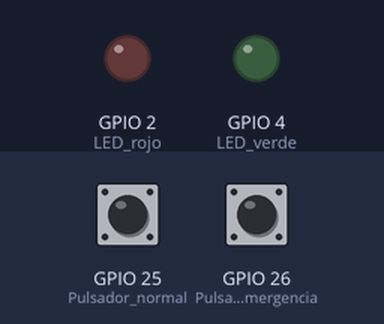
Simulated run of this sketch. Board: ESP32. On the bench: output pins drawn as LEDs (lit = HIGH). Dashed ring = blinking. The test bench sets the inputs (shaded band); at power-on: GPIO 26 (Pulsador_de_emergencia) LOW, GPIO 25 (Pulsador_normal) LOW.

Above: at 1.2 s.
1.3 s: GPIO 26 (Pulsador_de_emergencia) pulled HIGH for 0.15 s
At 1.46 s:
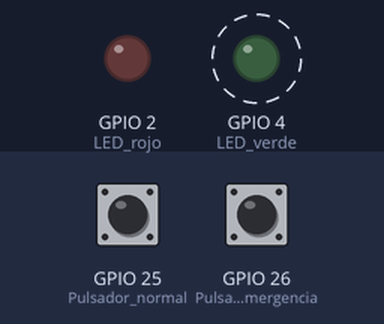
Timing chart, 0 to 10.4 s (numbered marks = the images above; inputs shaded):
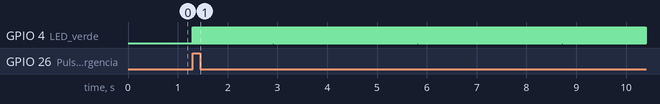

The sketch:

anexo8_c.ino
```cpp
void setup() {
  pinMode(2, OUTPUT); // LED rojo
  pinMode(4, OUTPUT); // LED verde
  pinMode(25, INPUT); // Pulsador normal
  pinMode(26, INPUT); // Pulsador de emergencia
}

void loop() {
  if (digitalRead(25) == HIGH){
    digitalWrite(2, HIGH);
  }
  else {
    digitalWrite(2, LOW);
  }

  if (digitalRead(26) == HIGH){
    while(1){
      digitalWrite(4, HIGH);
      delay(10);
      digitalWrite(4, LOW);
      delay(10);
    }
  }
}
```

Measured:
- after the input at 1.3 s, GPIO 4 (LED_verde): alternates HIGH for 0.01 s and LOW for 0.01 s, starting at once
